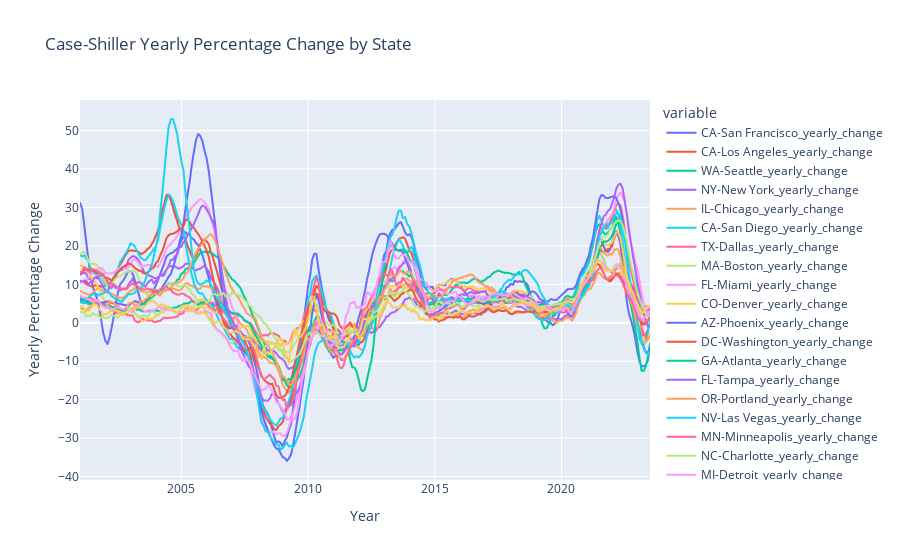

The notebook cell saved with this chart:
### Code cell
# Plotting interactive line graph showing percent changes for every state
px.line(Case_Shiller_by_state_yearly, title='Case-Shiller Yearly Percentage Change by State').update_layout(xaxis_title='Year', yaxis_title='Yearly Percentage Change')

### Figure 1 — Plotly figure (JSON) as saved in the notebook; plotly's stock layout.template omitted (floating-point values rounded to 4 significant figures; data arrays with more than 128 entries replaced by an {"elided": "..."} marker saying what was removed)
{"data": [{"hovertemplate": "variable=CA-San Francisco_yearly_change<br>index=%{x}<br>value=%{y}<extra></extra>", "legendgroup": "CA-San Francisco_yearly_change", "line": {"color": "#636efa", "dash": "solid"}, "marker": {"symbol": "circle"}, "mode": "lines", "name": "CA-San Francisco_yearly_change", "showlegend": true, "type": "scattergl", "x": {"elided": "271 str values"}, "xaxis": "x", "y": {"elided": "271 float values"}, "yaxis": "y"}, {"hovertemplate": "variable=CA-Los Angeles_yearly_change<br>index=%{x}<br>value=%{y}<extra></extra>", "legendgroup": "CA-Los Angeles_yearly_change", "line": {"color": "#EF553B", "dash": "solid"}, "marker": {"symbol": "circle"}, "mode": "lines", "name": "CA-Los Angeles_yearly_change", "showlegend": true, "type": "scattergl", "x": {"elided": "271 str values"}, "xaxis": "x", "y": {"elided": "271 float values"}, "yaxis": "y"}, {"hovertemplate": "variable=WA-Seattle_yearly_change<br>index=%{x}<br>value=%{y}<extra></extra>", "legendgroup": "WA-Seattle_yearly_change", "line": {"color": "#00cc96", "dash": "solid"}, "marker": {"symbol": "circle"}, "mode": "lines", "name": "WA-Seattle_yearly_change", "showlegend": true, "type": "scattergl", "x": {"elided": "271 str values"}, "xaxis": "x", "y": {"elided": "271 float values"}, "yaxis": "y"}, {"hovertemplate": "variable=NY-New York_yearly_change<br>index=%{x}<br>value=%{y}<extra></extra>", "legendgroup": "NY-New York_yearly_change", "line": {"color": "#ab63fa", "dash": "solid"}, "marker": {"symbol": "circle"}, "mode": "lines", "name": "NY-New York_yearly_change", "showlegend": true, "type": "scattergl", "x": {"elided": "271 str values"}, "xaxis": "x", "y": {"elided": "271 float values"}, "yaxis": "y"}, {"hovertemplate": "variable=IL-Chicago_yearly_change<br>index=%{x}<br>value=%{y}<extra></extra>", "legendgroup": "IL-Chicago_yearly_change", "line": {"color": "#FFA15A", "dash": "solid"}, "marker": {"symbol": "circle"}, "mode": "lines", "name": "IL-Chicago_yearly_change", "showlegend": true, "type": "scattergl", "x": {"elided": "271 str values"}, "xaxis": "x", "y": {"elided": "271 float values"}, "yaxis": "y"}, {"hovertemplate": "variable=CA-San Diego_yearly_change<br>index=%{x}<br>value=%{y}<extra></extra>", "legendgroup": "CA-San Diego_yearly_change", "line": {"color": "#19d3f3", "dash": "solid"}, "marker": {"symbol": "circle"}, "mode": "lines", "name": "CA-San Diego_yearly_change", "showlegend": true, "type": "scattergl", "x": {"elided": "271 str values"}, "xaxis": "x", "y": {"elided": "271 float values"}, "yaxis": "y"}, {"hovertemplate": "variable=TX-Dallas_yearly_change<br>index=%{x}<br>value=%{y}<extra></extra>", "legendgroup": "TX-Dallas_yearly_change", "line": {"color": "#FF6692", "dash": "solid"}, "marker": {"symbol": "circle"}, "mode": "lines", "name": "TX-Dallas_yearly_change", "showlegend": true, "type": "scattergl", "x": {"elided": "271 str values"}, "xaxis": "x", "y": {"elided": "271 float values"}, "yaxis": "y"}, {"hovertemplate": "variable=MA-Boston_yearly_change<br>index=%{x}<br>value=%{y}<extra></extra>", "legendgroup": "MA-Boston_yearly_change", "line": {"color": "#B6E880", "dash": "solid"}, "marker": {"symbol": "circle"}, "mode": "lines", "name": "MA-Boston_yearly_change", "showlegend": true, "type": "scattergl", "x": {"elided": "271 str values"}, "xaxis": "x", "y": {"elided": "271 float values"}, "yaxis": "y"}, {"hovertemplate": "variable=FL-Miami_yearly_change<br>index=%{x}<br>value=%{y}<extra></extra>", "legendgroup": "FL-Miami_yearly_change", "line": {"color": "#FF97FF", "dash": "solid"}, "marker": {"symbol": "circle"}, "mode": "lines", "name": "FL-Miami_yearly_change", "showlegend": true, "type": "scattergl", "x": {"elided": "271 str values"}, "xaxis": "x", "y": {"elided": "271 float values"}, "yaxis": "y"}, {"hovertemplate": "variable=CO-Denver_yearly_change<br>index=%{x}<br>value=%{y}<extra></extra>", "legendgroup": "CO-Denver_yearly_change", "line": {"color": "#FECB52", "dash": "solid"}, "marker": {"symbol": "circle"}, "mode": "lines", "name": "CO-Denver_yearly_change", "showlegend": true, "type": "scattergl", "x": {"elided": "271 str values"}, "xaxis": "x", "y": {"elided": "271 float values"}, "yaxis": "y"}, {"hovertemplate": "variable=AZ-Phoenix_yearly_change<br>index=%{x}<br>value=%{y}<extra></extra>", "legendgroup": "AZ-Phoenix_yearly_change", "line": {"color": "#636efa", "dash": "solid"}, "marker": {"symbol": "circle"}, "mode": "lines", "name": "AZ-Phoenix_yearly_change", "showlegend": true, "type": "scattergl", "x": {"elided": "271 str values"}, "xaxis": "x", "y": {"elided": "271 float values"}, "yaxis": "y"}, {"hovertemplate": "variable=DC-Washington_yearly_change<br>index=%{x}<br>value=%{y}<extra></extra>", "legendgroup": "DC-Washington_yearly_change", "line": {"color": "#EF553B", "dash": "solid"}, "marker": {"symbol": "circle"}, "mode": "lines", "name": "DC-Washington_yearly_change", "showlegend": true, "type": "scattergl", "x": {"elided": "271 str values"}, "xaxis": "x", "y": {"elided": "271 float values"}, "yaxis": "y"}, {"hovertemplate": "variable=GA-Atlanta_yearly_change<br>index=%{x}<br>value=%{y}<extra></extra>", "legendgroup": "GA-Atlanta_yearly_change", "line": {"color": "#00cc96", "dash": "solid"}, "marker": {"symbol": "circle"}, "mode": "lines", "name": "GA-Atlanta_yearly_change", "showlegend": true, "type": "scattergl", "x": {"elided": "271 str values"}, "xaxis": "x", "y": {"elided": "271 float values"}, "yaxis": "y"}, {"hovertemplate": "variable=FL-Tampa_yearly_change<br>index=%{x}<br>value=%{y}<extra></extra>", "legendgroup": "FL-Tampa_yearly_change", "line": {"color": "#ab63fa", "dash": "solid"}, "marker": {"symbol": "circle"}, "mode": "lines", "name": "FL-Tampa_yearly_change", "showlegend": true, "type": "scattergl", "x": {"elided": "271 str values"}, "xaxis": "x", "y": {"elided": "271 float values"}, "yaxis": "y"}, {"hovertemplate": "variable=OR-Portland_yearly_change<br>index=%{x}<br>value=%{y}<extra></extra>", "legendgroup": "OR-Portland_yearly_change", "line": {"color": "#FFA15A", "dash": "solid"}, "marker": {"symbol": "circle"}, "mode": "lines", "name": "OR-Portland_yearly_change", "showlegend": true, "type": "scattergl", "x": {"elided": "271 str values"}, "xaxis": "x", "y": {"elided": "271 float values"}, "yaxis": "y"}, {"hovertemplate": "variable=NV-Las Vegas_yearly_change<br>index=%{x}<br>value=%{y}<extra></extra>", "legendgroup": "NV-Las Vegas_yearly_change", "line": {"color": "#19d3f3", "dash": "solid"}, "marker": {"symbol": "circle"}, "mode": "lines", "name": "NV-Las Vegas_yearly_change", "showlegend": true, "type": "scattergl", "x": {"elided": "271 str values"}, "xaxis": "x", "y": {"elided": "271 float values"}, "yaxis": "y"}, {"hovertemplate": "variable=MN-Minneapolis_yearly_change<br>index=%{x}<br>value=%{y}<extra></extra>", "legendgroup": "MN-Minneapolis_yearly_change", "line": {"color": "#FF6692", "dash": "solid"}, "marker": {"symbol": "circle"}, "mode": "lines", "name": "MN-Minneapolis_yearly_change", "showlegend": true, "type": "scattergl", "x": {"elided": "271 str values"}, "xaxis": "x", "y": {"elided": "271 float values"}, "yaxis": "y"}, {"hovertemplate": "variable=NC-Charlotte_yearly_change<br>index=%{x}<br>value=%{y}<extra></extra>", "legendgroup": "NC-Charlotte_yearly_change", "line": {"color": "#B6E880", "dash": "solid"}, "marker": {"symbol": "circle"}, "mode": "lines", "name": "NC-Charlotte_yearly_change", "showlegend": true, "type": "scattergl", "x": {"elided": "271 str values"}, "xaxis": "x", "y": {"elided": "271 float values"}, "yaxis": "y"}, {"hovertemplate": "variable=MI-Detroit_yearly_change<br>index=%{x}<br>value=%{y}<extra></extra>", "legendgroup": "MI-Detroit_yearly_change", "line": {"color": "#FF97FF", "dash": "solid"}, "marker": {"symbol": "circle"}, "mode": "lines", "name": "MI-Detroit_yearly_change", "showlegend": true, "type": "scattergl", "x": {"elided": "271 str values"}, "xaxis": "x", "y": {"elided": "271 float values"}, "yaxis": "y"}, {"hovertemplate": "variable=OH-Cleveland_yearly_change<br>index=%{x}<br>value=%{y}<extra></extra>", "legendgroup": "OH-Cleveland_yearly_change", "line": {"color": "#FECB52", "dash": "solid"}, "marker": {"symbol": "circle"}, "mode": "lines", "name": "OH-Cleveland_yearly_change", "showlegend": true, "type": "scattergl", "x": {"elided": "271 str values"}, "xaxis": "x", "y": {"elided": "271 float values"}, "yaxis": "y"}], "layout": {"legend": {"title": {"text": "variable"}, "tracegroupgap": 0}, "title": {"text": "Case-Shiller Yearly Percentage Change by State"}, "xaxis": {"anchor": "y", "domain": [0, 1], "title": {"text": "Year"}}, "yaxis": {"anchor": "x", "domain": [0, 1], "title": {"text": "Yearly Percentage Change"}}}}
